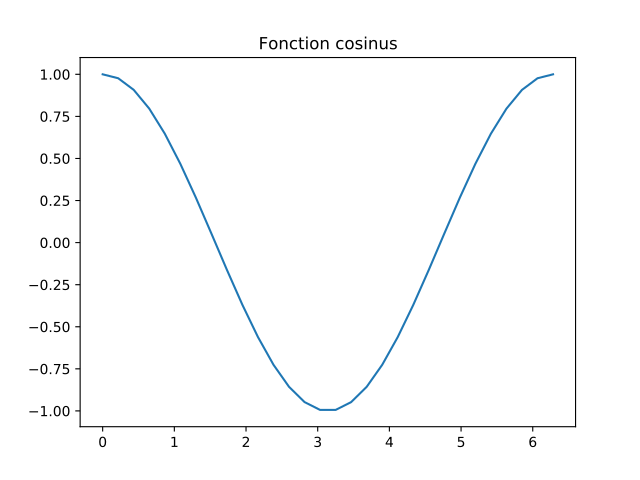

Reproduce this figure in Python.
import numpy as np
import matplotlib.pyplot as plt

x = np.linspace(0, 2*np.pi, 30)
y = np.cos(x)
plt.plot(x, y)
plt.title("Fonction cosinus")

plt.show()
